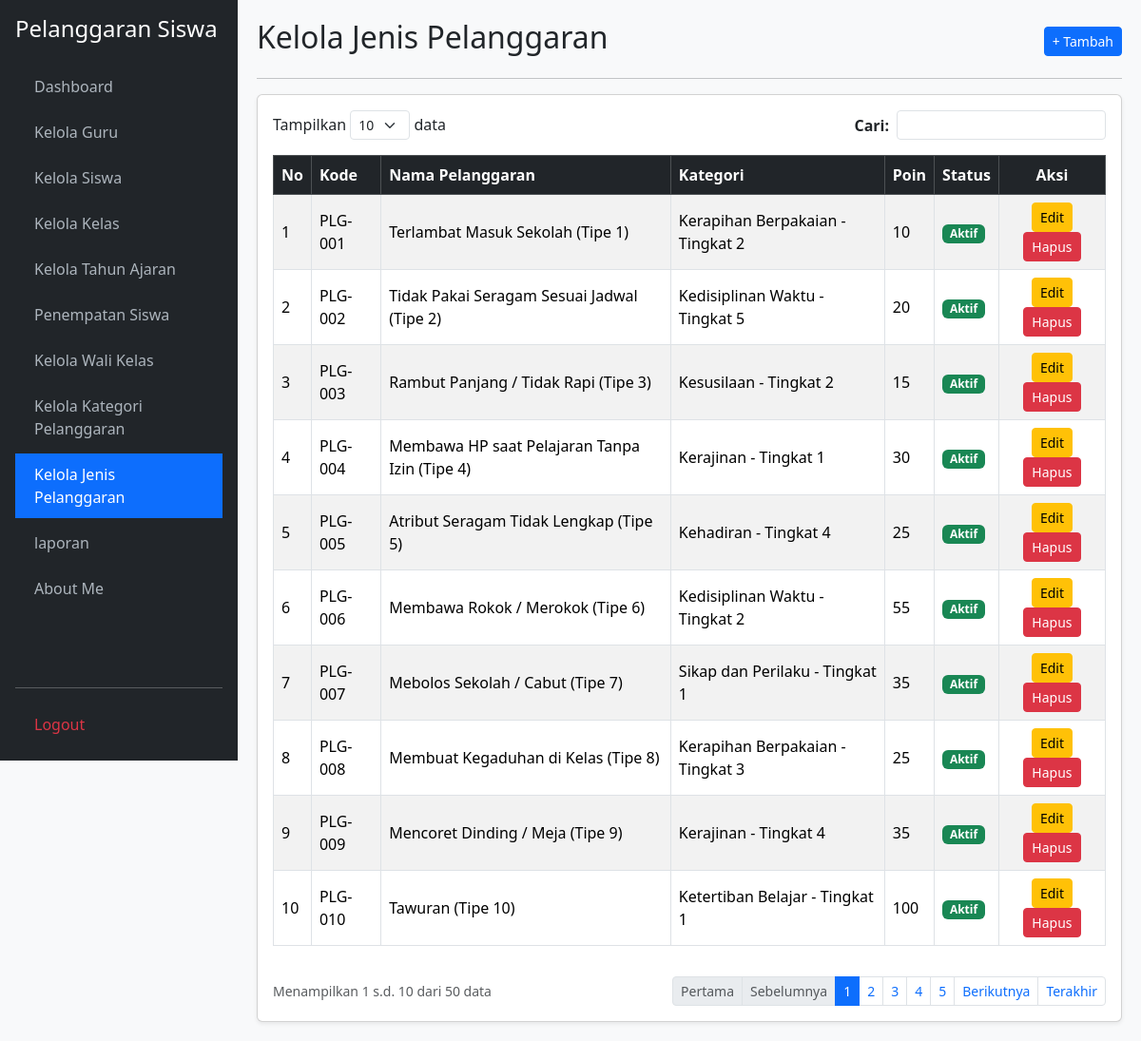
Screenshot of /kelola_jenis_pelanggaran.php (signed in) with the database file from the repository.
### tables this page shows
CREATE TABLE `t_pelanggaran` (
  `id` int(11) NOT NULL,
  `pelanggaran_kategori_id` int(11) NOT NULL,
  `kode` varchar(30) NOT NULL,
  `nama` varchar(150) NOT NULL,
  `poin` int(11) DEFAULT NULL,
  `deskripsi` text DEFAULT NULL,
  `status_aktif` tinyint(1) DEFAULT 1,
  `created_at` timestamp NULL DEFAULT NULL,
  `updated_at` timestamp NULL DEFAULT NULL
);

CREATE TABLE `t_pelanggaran_kategori` (
  `id` int(11) NOT NULL,
  `nama` varchar(100) NOT NULL,
  `deskripsi` text DEFAULT NULL,
  `status_aktif` tinyint(1) DEFAULT 1,
  `created_at` timestamp NULL DEFAULT NULL,
  `updated_at` timestamp NULL DEFAULT NULL
);

### kelola_jenis_pelanggaran.php (the view, shortened to what this page needs)
<?php
require_once 'koneksi.php';
$aksi = $_GET['aksi'] ?? '';
$edit_id = $_GET['edit'] ?? '';
$edit = $edit_id ? mysqli_fetch_assoc(mysqli_query($koneksi, "SELECT * FROM t_pelanggaran WHERE id='$edit_id'")) : null;
$limit = 10;
$h = max(1, (int)($_GET['halaman'] ?? 1));
$offset = ($h - 1) * $limit;
$cari = mysqli_real_escape_string($koneksi, $_GET['cari'] ?? '');
$where = $cari ? "WHERE tp.kode LIKE '%$cari%' OR tp.nama LIKE '%$cari%' OR pk.nama LIKE '%$cari%'" : "";
$total = mysqli_num_rows(mysqli_query($koneksi, "SELECT tp.id FROM t_pelanggaran tp LEFT JOIN t_pelanggaran_kategori pk ON tp.pelanggaran_kategori_id = pk.id $where"));
$pages = ceil($total / $limit);
$data = mysqli_query($koneksi, "SELECT tp.*, pk.nama AS nama_kategori FROM t_pelanggaran tp LEFT JOIN t_pelanggaran_kategori pk ON tp.pelanggaran_kategori_id = pk.id $where LIMIT $offset, $limit");
$no = $offset + 1;
$opt_kategori = mysqli_query($koneksi, "SELECT * FROM t_pelanggaran_kategori WHERE status_aktif=1 ORDER BY nama ASC");
?>
<!DOCTYPE html>
<html lang="id">
<head>
    <link href="https://cdn.jsdelivr.net/npm/bootstrap@5.3.2/dist/css/bootstrap.min.css" rel="stylesheet">
</head>
<body>
    <div class="sidebar d-flex flex-column p-3">
        <h4 class="text-white mb-4">Pelanggaran Siswa</h4>
        <ul class="nav nav-pills flex-column mb-auto">
            <li class="nav-item mb-1"><a href="dashboard.php">Dashboard</a></li>
            <li class="nav-item mb-1"><a href="kelola_guru.php">Kelola Guru</a></li>
            <li class="nav-item mb-1"><a href="kelola_siswa.php">Kelola Siswa</a></li>
            <li class="nav-item mb-1"><a href="kelola_kelas.php">Kelola Kelas</a></li>
            <li class="nav-item mb-1"><a href="kelola_tahun_ajaran.php">Kelola Tahun Ajaran</a></li>
            <li class="nav-item mb-1"><a href="penempatan_siswa.php">Penempatan Siswa</a></li>
            <li class="nav-item mb-1"><a href="kelola_wali_kelas.php">Kelola Wali Kelas</a></li>
            <li class="nav-item mb-1"><a href="kelola_kategori_pelanggaran.php">Kelola Kategori Pelanggaran</a></li>
            <li class="nav-item mb-1"><a href="kelola_jenis_pelanggaran.php" class="active">Kelola Jenis Pelanggaran</a></li>
            <li class="nav-item mb-1"><a href="laporan.php">laporan</a></li>
            <li class="nav-item mb-1"><a href="about_me.php">About Me</a></li>
        </ul>
        <hr><a href="logout.php" class="text-danger">Logout</a>
    </div>
    <div class="main-content">
        <?php if ($aksi === 'tambah' || $edit): ?>
            <div class="d-flex justify-content-between align-items-center mb-3">
                <h2><?= $edit ? 'Edit Jenis Pelanggaran' : 'Tambah Jenis Pelanggaran'; ?></h2>
                <a href="kelola_jenis_pelanggaran.php" class="btn btn-secondary btn-sm">&larr; Kembali</a>
            </div>
            <hr>
            <div class="card shadow-sm"><div class="card-body">
                <form method="POST">
                    <input type="hidden" name="id" value="<?= $edit['id'] ?? ''; ?>">
                    <div class="mb-3">
                        <label class="form-label fw-bold">Kategori Pelanggaran:</label>
                        <select name="pelanggaran_kategori_id" class="form-control" required>
                            <option value="">-- Pilih Kategori --</option>
                            <?php mysqli_data_seek($opt_kategori, 0); while($k = mysqli_fetch_assoc($opt_kategori)): ?>
                                <option value="<?= $k['id']; ?>" <?= (($edit['pelanggaran_kategori_id'] ?? '') == $k['id']) ? 'selected' : ''; ?>><?= htmlspecialchars($k['nama']); ?></option>
                            <?php endwhile; ?>
                        </select>
                    </div>
                    <div class="mb-3">
                        <label class="form-label fw-bold">Kode Pelanggaran:</label>
                        <input type="text" name="kode" class="form-control" value="<?= htmlspecialchars($edit['kode'] ?? ''); ?>" required>
                    </div>
                    <div class="mb-3">
                        <label class="form-label fw-bold">Nama Pelanggaran:</label>
                        <input type="text" name="nama" class="form-control" value="<?= htmlspecialchars($edit['nama'] ?? ''); ?>" required>
                    </div>
                    <div class="mb-3">
                        <label class="form-label fw-bold">Poin:</label>
                        <input type="number" name="poin" class="form-control" value="<?= htmlspecialchars($edit['poin'] ?? ''); ?>" required>
                    </div>
                    <div class="mb-3">
                        <label class="form-label fw-bold">Deskripsi:</label>
                        <textarea name="deskripsi" class="form-control" rows="3"><?= htmlspecialchars($edit['deskripsi'] ?? ''); ?></textarea>
                    </div>
                    <div class="mb-3">
                        <label class="form-label fw-bold">Status Aktif:</label>
                        <select name="status_aktif" class="form-control" required>
                            <option value="Aktif" <?= (($edit['status_aktif'] ?? 1) == 1 || ($edit['status_aktif'] ?? '') == 'Aktif') ? 'selected' : ''; ?>>Aktif</option>
                            <option value="Tidak Aktif" <?= (($edit['status_aktif'] ?? 1) == 0 || ($edit['status_aktif'] ?? '') == 'Tidak Aktif') ? 'selected' : ''; ?>>Tidak Aktif</option>
                        </select>
                    </div>
                    <hr>
                    <div class="d-flex justify-content-end">
                        <a href="kelola_jenis_pelanggaran.php" class="btn btn-secondary me-2">Batal</a>
                        <button type="submit" name="simpan" class="btn btn-primary">Simpan</button>
                    </div>
                </form>
            </div></div>
        <?php else: ?>
            <div class="d-flex justify-content-between align-items-center mb-2">
                <h2>Kelola Jenis Pelanggaran</h2>
                <a href="?aksi=tambah" class="btn btn-primary btn-sm">+ Tambah</a>
            </div>
            <hr>
            <div class="card shadow-sm"><div class="card-body">
                <div class="row mb-3 justify-content-between">
                    <div class="col-auto">Tampilkan <select class="form-select form-select-sm d-inline-block w-auto"><option>10</option></select> data</div>
                    <div class="col-auto">
                        <form method="GET" class="d-flex align-items-center">
                            <label class="me-2 mb-0 fw-bold">Cari:</label>
                            <input type="text" name="cari" class="form-control form-control-sm" value="<?= htmlspecialchars($cari); ?>">
                        </form>
                    </div>
                </div>
                <div class="table-responsive">
                    <table class="table table-bordered table-striped align-middle">
                        <thead class="table-dark">
                            <tr><th>No</th><th>Kode</th><th>Nama Pelanggaran</th><th>Kategori</th><th>Poin</th><th>Status</th><th class="text-center">Aksi</th></tr>
                        </thead>
                        <tbody>
                            <?php while($r = mysqli_fetch_assoc($data)): ?>
                            <tr>
                                <td><?= $no++; ?></td>
                                <td><?= htmlspecialchars($r['kode']); ?></td>
                                <td><?= htmlspecialchars($r['nama']); ?></td>
                                <td><?= htmlspecialchars($r['nama_kategori']); ?></td>
                                <td><?= htmlspecialchars($r['poin']); ?></td>
                                <td>
                                    <span class="badge bg-<?= ($r['status_aktif'] == 1 || $r['status_aktif'] == 'Aktif') ? 'success' : 'secondary'; ?>">
                                        <?= ($r['status_aktif'] == 1 || $r['status_aktif'] == 'Aktif') ? 'Aktif' : 'Tidak Aktif'; ?>
                                    </span>
                                </td>
                                <td class="text-center">
                                    <a href="?edit=<?= $r['id']; ?>" class="btn btn-sm btn-warning">Edit</a>
                                    <a href="?hapus=<?= $r['id']; ?>" class="btn btn-sm btn-danger" onclick="return confirm('Hapus data jenis pelanggaran ini?')">Hapus</a>
                                </td>
                            </tr>
                            <?php endwhile; if(!$total): ?>
                            <tr><td colspan="7" class="text-center text-muted">Data jenis pelanggaran tidak ditemukan.</td></tr>
                            <?php endif; ?>
                        </tbody>
                    </table>
                </div>
                <div class="d-flex justify-content-between align-items-center mt-3">
                    <small class="text-muted">Menampilkan <?= $total ? $offset + 1 : 0; ?> s.d. <?= min($offset + $limit, $total); ?> dari <?= $total; ?> data</small>
                    <ul class="pagination pagination-sm mb-0">
                        <li class="page-item <?= $h <= 1 ? 'disabled' : ''; ?>"><a class="page-link" href="?halaman=1&cari=<?= $cari; ?>">Pertama</a></li>
                        <li class="page-item <?= $h <= 1 ? 'disabled' : ''; ?>"><a class="page-link" href="?halaman=<?= $h-1; ?>&cari=<?= $cari; ?>">Sebelumnya</a></li>
                        <?php for($i=1; $i<=$pages; $i++): ?>
                            <li class="page-item <?= $h == $i ? 'active' : ''; ?>"><a class="page-link" href="?halaman=<?= $i; ?>&cari=<?= $cari; ?>"><?= $i; ?></a></li>
                        <?php endfor; ?>
                        <li class="page-item <?= $h >= $pages ? 'disabled' : ''; ?>"><a class="page-link" href="?halaman=<?= $h+1; ?>&cari=<?= $cari; ?>">Berikutnya</a></li>
                        <li class="page-item <?= $h >= $pages ? 'disabled' : ''; ?>"><a class="page-link" href="?halaman=<?= $pages; ?>&cari=<?= $cari; ?>">Terakhir</a></li>
                    </ul>
                </div>
            </div></div>
        <?php endif; ?>
    </div>
</body>
</html>

### kelola_jenis_pelanggaran.php (style rules this page uses)
body { background: #f8f9fa; }
.sidebar { min-height: 100vh; background: #212529; color: #fff; position: fixed; width: 250px; top: 0; left: 0; }
.sidebar a { color: #adb5bd; text-decoration: none; display: block; padding: 10px 20px; }
.sidebar a:hover, .sidebar a.active { color: #fff; background: #0d6efd; }
.main-content { margin-left: 250px; padding: 20px; }

### rows the page displays
t_pelanggaran: kode "PLG-001", nama "Terlambat Masuk Sekolah (Tipe 1)", pelanggaran_kategori.nama "Kerapihan Berpakaian - Tingkat 2", poin "10", status_aktif "Aktif"
t_pelanggaran: kode "PLG-002", nama "Tidak Pakai Seragam Sesuai Jadwal (Tipe 2)", pelanggaran_kategori.nama "Kedisiplinan Waktu - Tingkat 5", poin "20", status_aktif "Aktif"
t_pelanggaran: kode "PLG-003", nama "Rambut Panjang / Tidak Rapi (Tipe 3)", pelanggaran_kategori.nama "Kesusilaan - Tingkat 2", poin "15", status_aktif "Aktif"
t_pelanggaran: kode "PLG-004", nama "Membawa HP saat Pelajaran Tanpa Izin (Tipe 4)", pelanggaran_kategori.nama "Kerajinan - Tingkat 1", poin "30", status_aktif "Aktif"
t_pelanggaran: kode "PLG-005", nama "Atribut Seragam Tidak Lengkap (Tipe 5)", pelanggaran_kategori.nama "Kehadiran - Tingkat 4", poin "25", status_aktif "Aktif"
t_pelanggaran: kode "PLG-006", nama "Membawa Rokok / Merokok (Tipe 6)", pelanggaran_kategori.nama "Kedisiplinan Waktu - Tingkat 2", poin "55", status_aktif "Aktif"
t_pelanggaran: kode "PLG-007", nama "Mebolos Sekolah / Cabut (Tipe 7)", pelanggaran_kategori.nama "Sikap dan Perilaku - Tingkat 1", poin "35", status_aktif "Aktif"
t_pelanggaran: kode "PLG-008", nama "Membuat Kegaduhan di Kelas (Tipe 8)", pelanggaran_kategori.nama "Kerapihan Berpakaian - Tingkat 3", poin "25", status_aktif "Aktif"
t_pelanggaran: kode "PLG-009", nama "Mencoret Dinding / Meja (Tipe 9)", pelanggaran_kategori.nama "Kerajinan - Tingkat 4", poin "35", status_aktif "Aktif"
t_pelanggaran: kode "PLG-010", nama "Tawuran (Tipe 10)", pelanggaran_kategori.nama "Ketertiban Belajar - Tingkat 1", poin "100", status_aktif "Aktif"

### other values shown
$offset + 1 "1"
min($offset + $limit, $total) "10"
$total "50"
